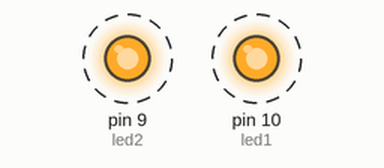
This sketch was run on a simulated Arduino Uno, built with avr-gcc and run on an emulated ATmega328P. Parts: output pins drawn as LEDs (lit = HIGH). Dashed ring = blinking.

Above: at 0.2 s.
Timing chart, 0 to 4.6 s (numbered marks = the images above):
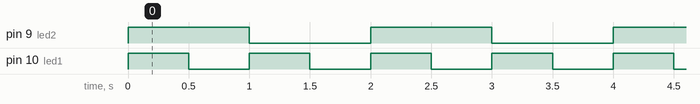

Measured:
- by itself, pin 9 (led2): alternates HIGH for 1.0 s and LOW for 1.0 s
- by itself, pin 10 (led1): alternates HIGH for 0.50 s and LOW for 0.50 s
- by itself, everything shown: repeats every 2.0 s, in 4 steps

The sketch:

012.ino
```cpp
int led1 = 10;
int led2 = 9;
void setup()
{
pinMode(led1, OUTPUT);
pinMode(led2, OUTPUT);
}
void loop()
{
digitalWrite(led1, HIGH);
digitalWrite(led2, HIGH);
delay(500);
digitalWrite(led1, LOW);
delay(500);
digitalWrite(led2, LOW);
digitalWrite(led1, HIGH);
delay(500);
digitalWrite(led1, LOW);
delay(500);
}
```
